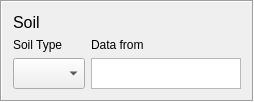
    <widget class="QFrame" name="SoilFrame">
     <property name="frameShape">
      <enum>QFrame::Box</enum>
     </property>
     <property name="frameShadow">
      <enum>QFrame::Sunken</enum>
     </property>
     <layout class="QGridLayout" name="gridLayout_6">
      <item row="1" column="0">
       <layout class="QGridLayout" name="gridLayout_12">
        <item row="0" column="0">
         <widget class="QLabel" name="label_54">
          <property name="text">
           <string>Soil Type</string>
          </property>
         </widget>
        </item>
        <item row="0" column="1">
         <widget class="QLabel" name="label_64">
          <property name="text">
           <string>Data from</string>
          </property>
         </widget>
        </item>
        <item row="1" column="0">
         <widget class="QComboBox" name="comboBoxBsoilType">
          <property name="sizePolicy">
           <sizepolicy hsizetype="Preferred" vsizetype="Preferred">
            <horstretch>0</horstretch>
            <verstretch>0</verstretch>
           </sizepolicy>
          </property>
          <property name="toolTip">
           <string/>
          </property>
         </widget>
        </item>
        <item row="1" column="1">
         <widget class="QTextBrowser" name="textBrowserBsoilFrom">
          <property name="enabled">
           <bool>true</bool>
          </property>
          <property name="sizePolicy">
           <sizepolicy hsizetype="Preferred" vsizetype="Fixed">
            <horstretch>0</horstretch>
            <verstretch>0</verstretch>
           </sizepolicy>
          </property>
          <property name="minimumSize">
           <size>
            <width>150</width>
            <height>31</height>
           </size>
          </property>
          <property name="maximumSize">
           <size>
            <width>139</width>
            <height>30</height>
           </size>
          </property>
         </widget>
        </item>
       </layout>
      </item>
      <item row="0" column="0">
       <widget class="QLabel" name="label_39">
        <property name="text">
         <string>&lt;!DOCTYPE HTML PUBLIC &quot;-//W3C//DTD HTML 4.0//EN&quot; &quot;http://www.w3.org/TR/REC-html40/strict.dtd&quot;&gt;
&lt;html&gt;&lt;head&gt;&lt;meta name=&quot;qrichtext&quot; content=&quot;1&quot; /&gt;&lt;style type=&quot;text/css&quot;&gt;
p, li { white-space: pre-wrap; }
&lt;/style&gt;&lt;/head&gt;&lt;body style=&quot; font-family:'MS Shell Dlg 2'; font-size:8pt; font-weight:400; font-style:normal;&quot;&gt;
&lt;p style=&quot; margin-top:0px; margin-bottom:0px; margin-left:0px; margin-right:0px; -qt-block-indent:0; text-indent:0px;&quot;&gt;&lt;span style=&quot; font-size:12pt;&quot;&gt;Soil&lt;/span&gt;&lt;/p&gt;&lt;/body&gt;&lt;/html&gt;</string>
        </property>
       </widget>
      </item>
     </layout>
    </widget>
